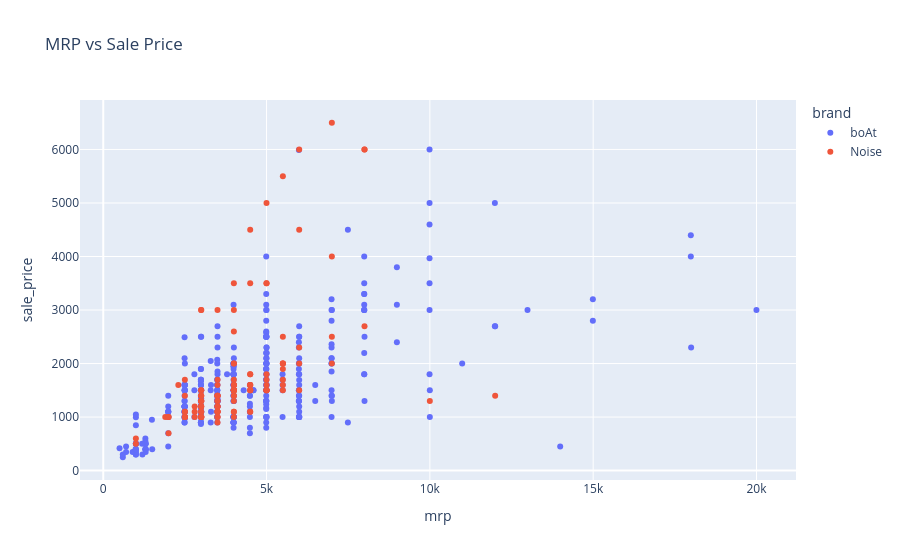

This figure's notebook cell:
### Code cell
fig = px.scatter(
    df,
    x='mrp',
    y='sale_price',
    color='brand',
    hover_data=['base_model', 'category', 'discount_percent'],
    title='MRP vs Sale Price'
)

fig.show()
